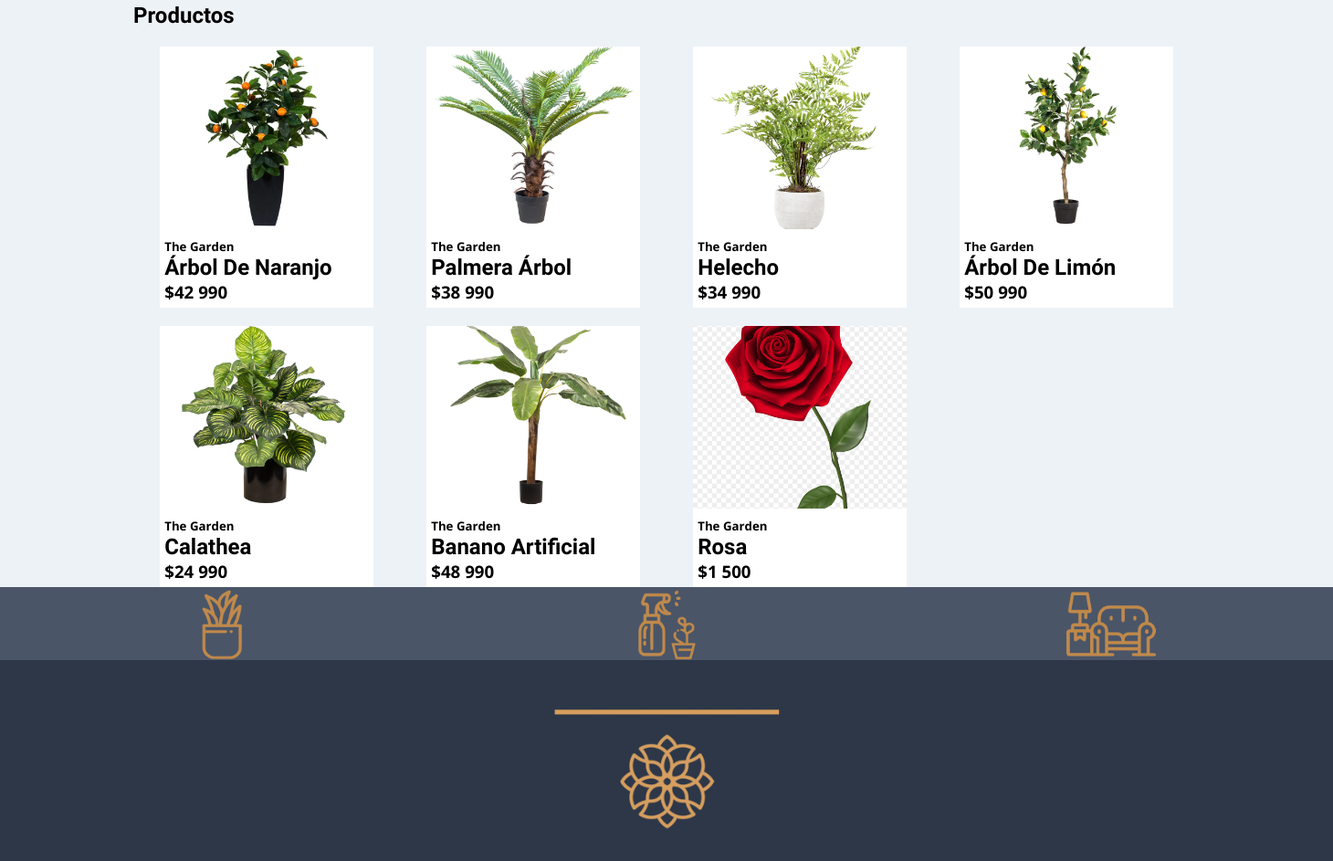
The app's page / (lower part), older data.
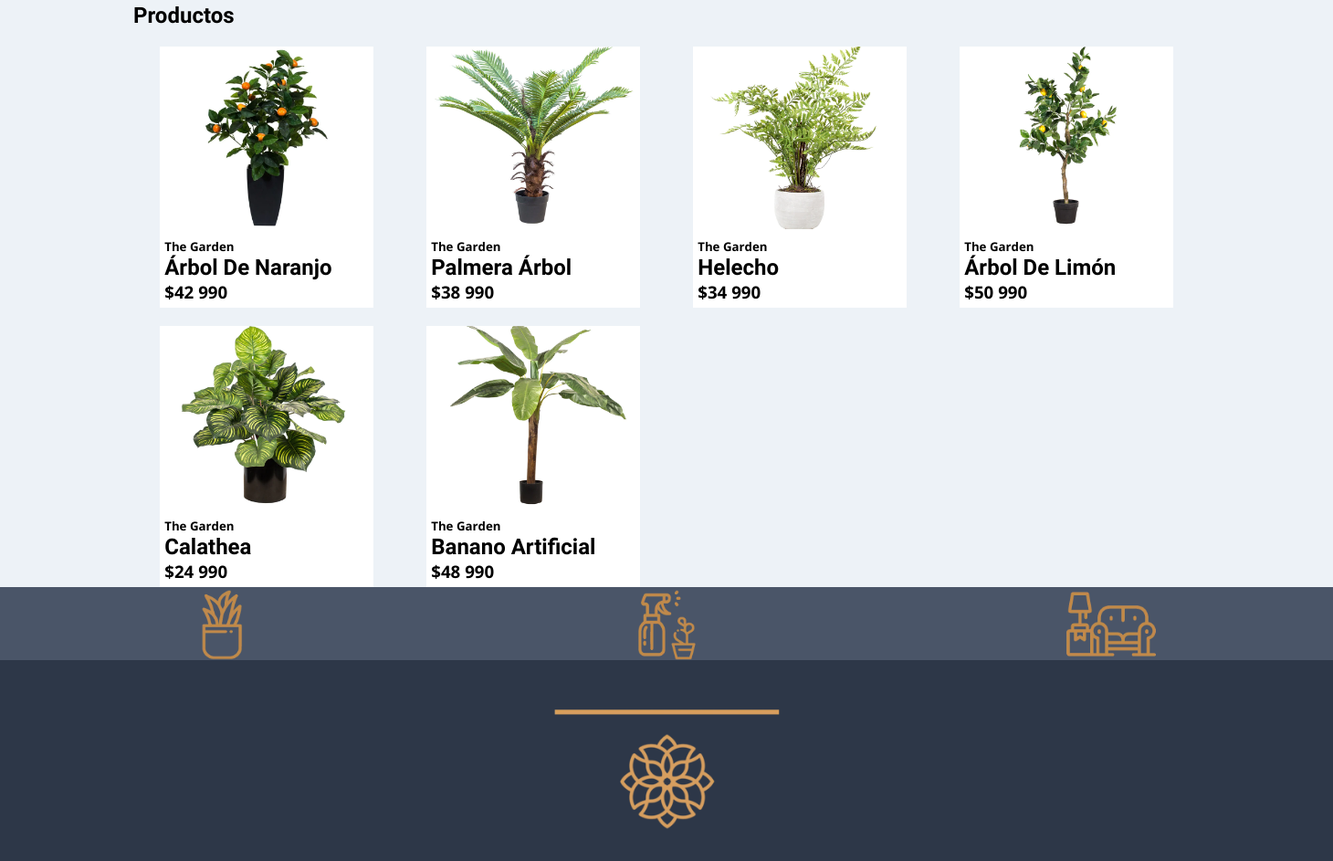
The same page, newer data.
### app/models.py (models this page shows, shortened)
class Producto(models.Model):
   nombre = models.CharField(max_length=50)
   precio = models.IntegerField()
   description = models.TextField()
   disponible = models.BooleanField()
   marca = models.ForeignKey(Marca, on_delete=models.PROTECT)
   fecha_fabricacion = models.DateField()
   imagen = models.ImageField(upload_to="productos", null=True)

class Marca(models.Model):
    nombre = models.CharField(max_length=50)
    def __str__(self):
     return self.nombre

### app/views.py (the view)
# urls.py: path('', home,name="home"),
def home(request):
    productos = Producto.objects.all()
    data = {
        'productos': productos
    }
    return render(request, 'app/home.html', data)

### app/templates/app/home.html (shortened to what this page needs)
{% extends 'app/base.html'%}
{% load static %}
{% block css %}
<link rel="stylesheet" href="https://cdn.jsdelivr.net/bxslider/4.2.12/jquery.bxslider.css">
{% endblock %}
{% block contenido %}
{% load humanize %}
<h2>Productos</h2>
<div class="productos">
    {% for p in productos %}
    <div class="producto">
        <div class="contenedor_producto">
            {% if p.imagen %}
            <img src="{{ p.imagen.url }}" alt="imagen producto">
            {% endif %}
            <div class="detalle">
                <h5>{{p.marca | capfirst}}</h5>
                <h2>{{p.nombre | title}}</h2>
                <h3>${{p.precio | intcomma}}</h3>
            </div>
        </div>
    </div>
    {% endfor %}
</div>
{% endblock %}

Row changes from the older to the newer data that the page shows:
removed Producto: imagen (picture), marca "The Garden", nombre "Rosa"
